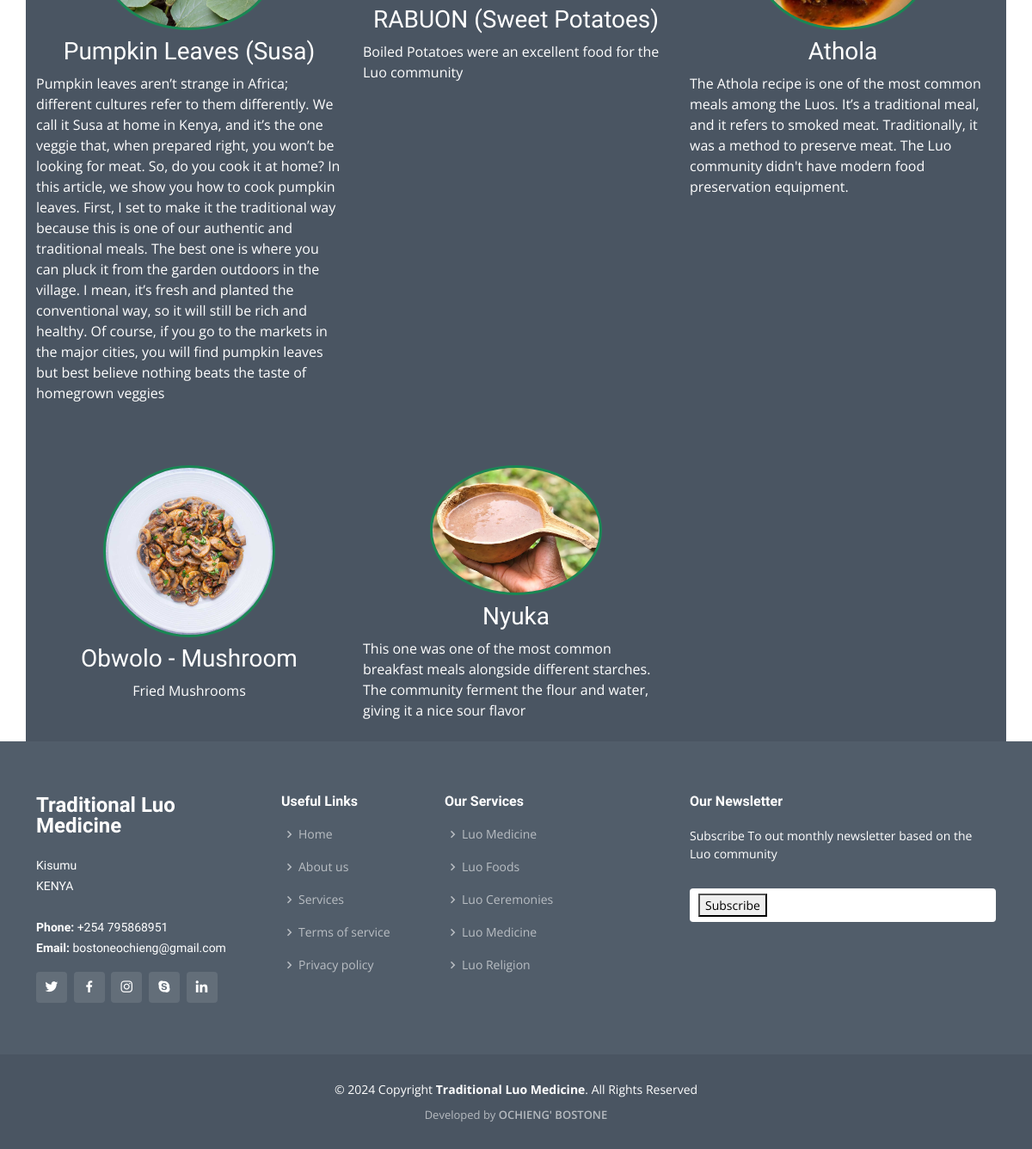
The page /food/ (lower part) on the database as committed earlier.
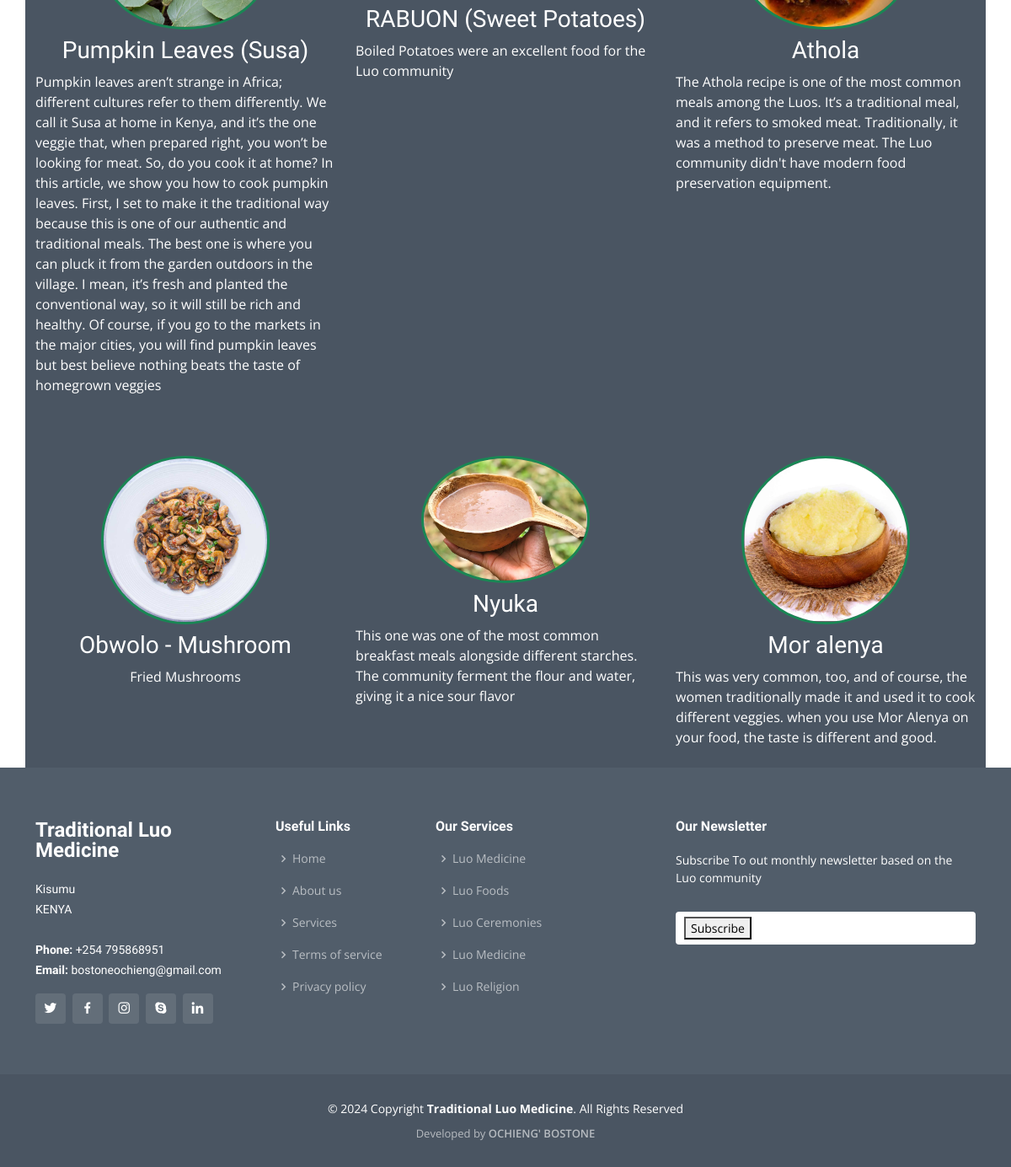
The same page on the database as committed later.
### luomedicine_app/models.py (models this page shows, shortened)
class LuoFoods(models.Model):
    def validate_image_file_extension(value):
        allowed_extensions = [".jpg", ".jpeg", ".png", ".gif", ".PNG", ".JPG", ".webp"]
        ext = os.path.splitext(value.name)[1]
        if not ext.lower() in allowed_extensions:
            raise ValidationError("Unsupported file extension.")
    title = models.CharField(max_length=100)
    description = models.TextField()
    image = models.ImageField(
        upload_to="luomedicine_app/static/luo_foods/",
        validators=[validate_image_file_extension],
    )
    """
    The above function is a pre-delete signal receiver in Django that checks if the user has permission
    to delete an instance of the LuoFoods model, and if so, deletes the associated image file and logs
    the deletion.

    :param sender: The `sender` parameter refers to the model class that is sending the signal. In this
    case, the `sender` is `LuoFoods`, which is a Django model
    :param instance: The `instance` parameter refers to the instance of the `LuoFoods` model that is
    being deleted. It represents the specific object that is being removed from the database
    """

### luomedicine_app/views.py (the view)
# urls.py: path("food/", views.luo_food, name="luofoods"),
def luo_food(request):
    luo_foods = LuoFoods.objects.all()
    return render(request, "luomedicine/foods.html", {"luo_foods": luo_foods})

### luomedicine_app/templates/luomedicine/foods.html (shortened to what this page needs)
{% extends "luomedicine/layout.html" %}
{% block body %}
{% load static %}
<div class="container mt-10">
  <div class="row p-10" style="background-color: #4a5562;">
    {% for luo_food in luo_foods %}
    <div class="col-md-4 mb-2 mt-5">
      <div class="d-flex justify-content-center flex-column align-items-center">
        <div class="rounded-circle border border-success border-3 p-0" style="max-width: 200px;">
          <img src="{{ luo_food.image.url }}" alt="{{ luo_food.title }}" class="img-fluid rounded-circle" style="width: 100%; height: auto;">
         </div>
         <h3 class="text-white text-center mt-2"> {{ luo_food.title }}</h3>
         <p class="text-white">{{ luo_food.description }}</p>
      </div>
    </div>
    {% endfor %}
  </div>
</div>
{% endblock %}

Rows that differ between the two databases and show on the page:
added LuoFoods: image (picture), title "Mor alenya", description "This was very common, too, and of course, the women traditionally made it and used it to cook different veggies. when you use Mor Alenya on your food, the taste is different and good."
